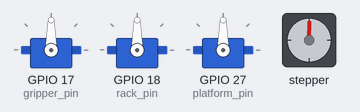
Recording of a program running on a simulated Raspberry Pi (BCM pin numbers). Shown: 3 × servo, stepper motor. The stepper is drawn at 200 steps a turn; servo angles are drawn from the pulse width (0.5 ms = 0°, 2.5 ms = 180°). At 20.5 s the program stops and its outputs stay as they are.

Above: at 0.15 s.
At 4.6 s:
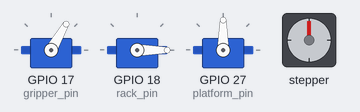
At 6.83 s:
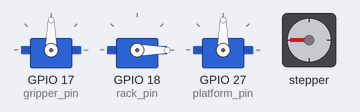
At 10.2 s:
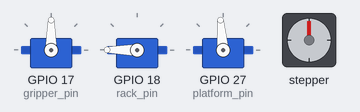
At 14.24 s:
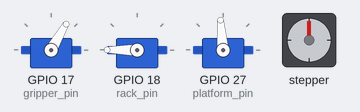
At 19.5 s:
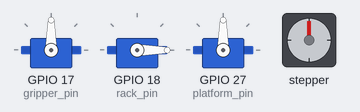
Timing chart, 0 to 21.0 s (numbered marks = the images above):
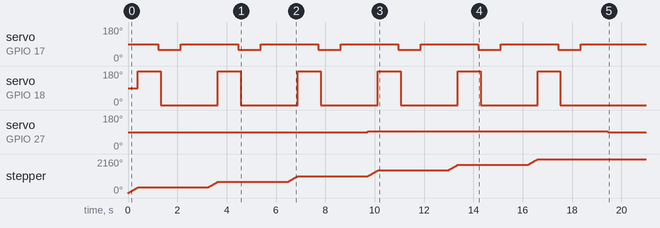

The program:

card_puller.py
```python
import RPi.GPIO as GPIO
import time

def angle_to_duty_cycle(angle):
    return 2.5 + (angle/18)

def turn_stepper(steps):
    for i in range(steps):
        GPIO.output(step_pin,GPIO.HIGH)
        time.sleep(0.001)
        GPIO.output(step_pin,GPIO.LOW)
        time.sleep(0.001)

def card_grab():
	rack_pwm.ChangeDutyCycle(12.5)
	time.sleep(0.82)
	gripper_pwm.ChangeDutyCycle(angle_to_duty_cycle(60))
	time.sleep(0.1)
	rack_pwm.ChangeDutyCycle(2.5)
	time.sleep(0.82)
	gripper_pwm.ChangeDutyCycle(angle_to_duty_cycle(90))
	time.sleep(0.1)


def card_swipe(cards):
    GPIO.output(dir_pin,GPIO.HIGH)
    if cards >= 1:
        for i in range(cards):
            if i == 0:
                platform_pwm.ChangeDutyCycle(angle_to_duty_cycle(90))
            if i == 2:
                platform_pwm.ChangeDutyCycle(angle_to_duty_cycle(90))
            if i == 3:
                platform_pwm.ChangeDutyCycle(angle_to_duty_cycle(95))

            turn_stepper(200)
            card_grab()
            time.sleep(1)

gripper_pin = 17
rack_pin = 18
platform_pin = 27
dir_pin = 24
step_pin = 23

GPIO.setmode(GPIO.BCM)
GPIO.setup(gripper_pin,GPIO.OUT)
GPIO.setup(rack_pin,GPIO.OUT)
GPIO.setup(platform_pin,GPIO.OUT)
GPIO.setup(dir_pin,GPIO.OUT)
GPIO.setup(step_pin,GPIO.OUT)

gripper_pwm = GPIO.PWM(gripper_pin, 50)
gripper_pwm.start(7.5)
gripper_pwm.ChangeDutyCycle(angle_to_duty_cycle(90))

rack_pwm = GPIO.PWM(rack_pin, 50)
rack_pwm.start(7.5)

platform_pwm = GPIO.PWM(platform_pin, 50)
platform_pwm.start(angle_to_duty_cycle(90))


try:
    card_swipe(6)
    platform_pwm.ChangeDutyCycle(angle_to_duty_cycle(90))
    time.sleep(1)
    gripper_pwm.stop()
    rack_pwm.stop()
    platform_pwm.stop()
    GPIO.cleanup()


except KeyboardInterrupt:
    gripper_pwm.stop()
    rack_pwm.stop()
    platform_pwm.stop()
    GPIO.cleanup()
```

Measured:
- by itself, servo on GPIO 17 (gripper_pin): alternates 90° for 2.3 s and 60° for 0.92 s
- by itself, servo on GPIO 18 (rack_pin): alternates 180° for 0.92 s and 0° for 2.3 s, 12 changes in all, then stays 0°
- by itself, servo on GPIO 27 (platform_pin): 90° → 95° at 9.7 s, → 90° 9.7 s later
- by itself, stepper: turns 360° clockwise in 0.40 s, repeating every 3.2 s
